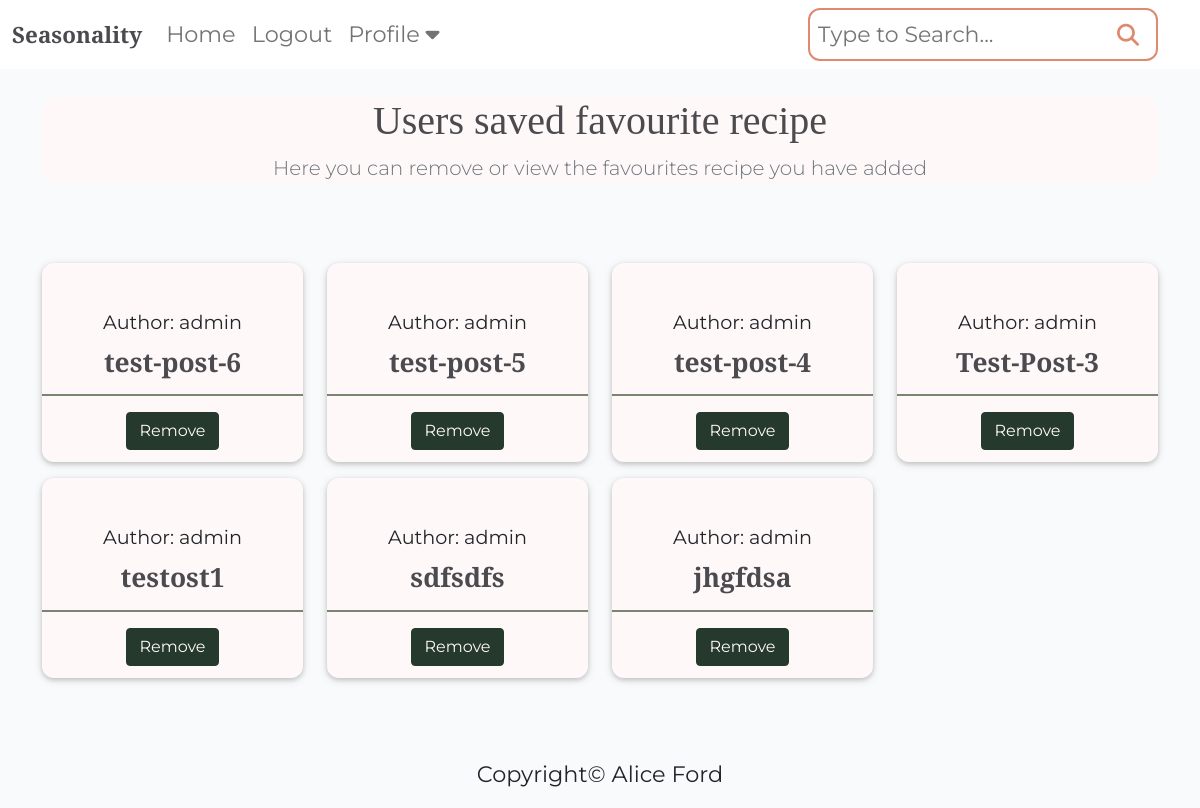
The page /profile/profiles/favourites/ (signed in) on the database as committed earlier.
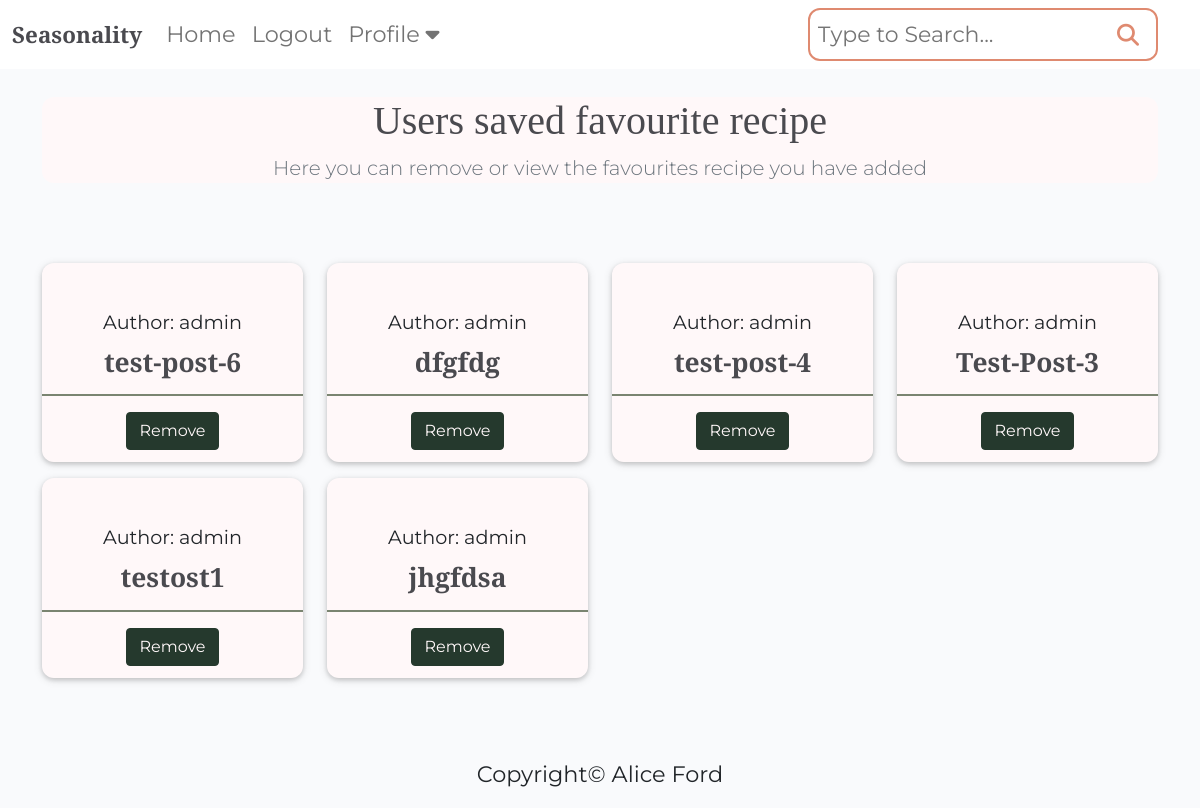
The same page on the database as committed later.
### recipebook/models.py (models this page shows, shortened)
class Recipe(models.Model):
    class NewManager(models.Manager):
        def get_queryset(self):
            return super().get_queryset() .filter()
    title = models.CharField(max_length=200, unique=True)
    slug = models.SlugField(max_length=200, unique=True)
    author = models.ForeignKey(
        User, on_delete=models.CASCADE, related_name="recipes"
    )
    diet = models.ForeignKey(
        Diet, on_delete=models.CASCADE, default=True, null=False)
    season = models.ForeignKey(
        Season, on_delete=models.CASCADE, default=True, null=False)
    featured_image = CloudinaryField('image', default='placeholder')
    updated_on = models.DateTimeField(auto_now=True)
    content = models.TextField()
    created_on = models.DateTimeField(auto_now_add=True)
    status = models.IntegerField(choices=STATUS, default=0)
    ingredients = models.TextField(default='placeholder')
    calories = models.IntegerField(default=0)
    fat = models.IntegerField(default=0)
    protein = models.IntegerField(default=0)
    carbs = models.IntegerField(default=0)
    servs = models.IntegerField(default=0)
    favourites = models.ManyToManyField(
        User, related_name='favourite', default=None, blank=True)
    objects = models.Manager()
    newmanager = NewManager()
    class Meta:
        ordering = ["-created_on"]

### profiles/views.py (the view)
# urls.py: path('profiles/favourites/', views.favourites, name='favourites'),
@login_required
def favourites(request):
    new = Recipe.newmanager.filter(favourites=request.user)
    return render(request, 'favourites.html', {'new': new})

### profiles/templates/favourites.html (shortened to what this page needs)
{% extends "base/base.html" %}
{% block content %}
<div class="container">
    <section class="jumbotron text-center">
        <div class="container">
            <h1>Users saved favourite recipe</h1>
            <p class="lead text-muted">Here you can remove or view the favourites recipe you have added</p>
        </div>
    </section>
</div>
<div class="container-fluid">
    <div class="container text-center my-3">
        <div class="row py-5">
            {% for recipe in new %}
            <div class="col-md-3 mt-3">
                <div class="card md-3">
                    <div class="card-body">
                        <div class="image-flash">
                            <p class="author">Author: {{ recipe.author }}</p>
                        </div>
                    </div>
                    <h3 class="card-title">{{ recipe.title }}</h3>
                    <hr class="card-hr" />
                    <a href="{% url 'favourite_add' recipe.id %}" class="btn btn-remove">Remove</a>
                </div>
            </div>
            {% endfor %}
        </div>
    </div>
</div>
{% endblock %}

Rows that differ between the two databases and show on the page:
no longer on this page (row unchanged): Recipe: author "admin", title "sdfsdfs"
changed Recipe: title "test-post-5" → "dfgfdg"
